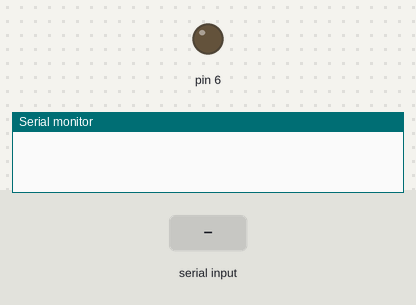
Recording of a sketch running on a simulated Arduino Uno, built with avr-gcc and run on an emulated ATmega328P. On the bench: output pins drawn as LEDs (lit = HIGH), the last lines printed to the serial monitor. The inputs (shaded band) are chosen by the test bench.

Above: at 1.2 s.
1.3 s: "1" received over Serial
At 3.3 s:
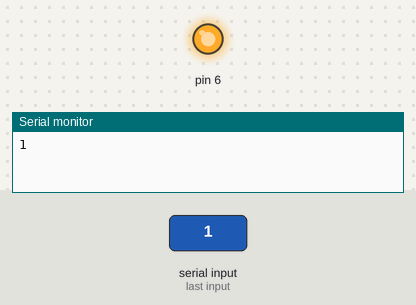
Timing chart, 0 to 4.8 s (numbered marks = the images above; inputs shaded):
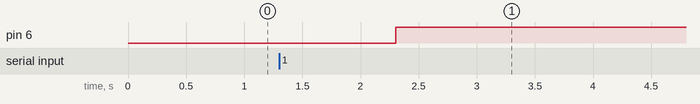

Measured:
- after the input at 1.3 s, pin 6: LOW → HIGH after 1.0 s

The sketch:

test.ino
```cpp
String id;
void setup() {
  Serial.begin(9600);
  pinMode(6,OUTPUT);
}

void loop() {
  if (Serial.available() > 0) {
    id = Serial.readString();
    Serial.println(id);
          digitalWrite(6,HIGH);
    delay(1000);

  }

}
```
